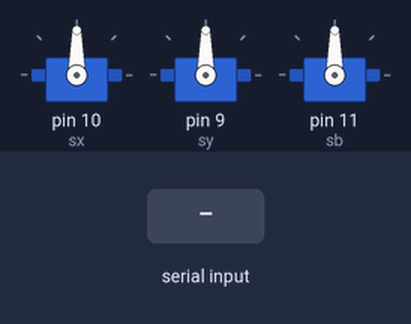
A sketch run on a simulated Arduino Uno, built with avr-gcc and run on an emulated ATmega328P. Parts: 3 × servo. The test bench sets the inputs (shaded band).

Above: at 1.2 s.
1.3 s: "down\n" received over Serial
At 2.5 s:
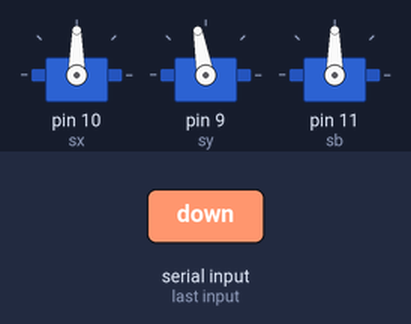
2.8 s: "right\n" received over Serial
At 3.7 s:
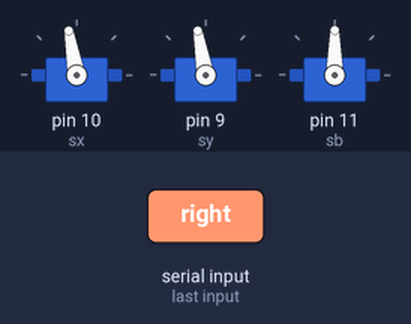
4.3 s: "up\n" received over Serial
At 4.7 s:
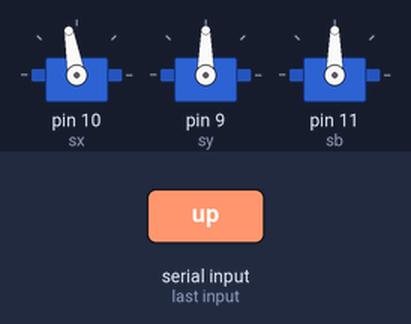
5.8 s: "close\n" received over Serial
At 7.0 s:
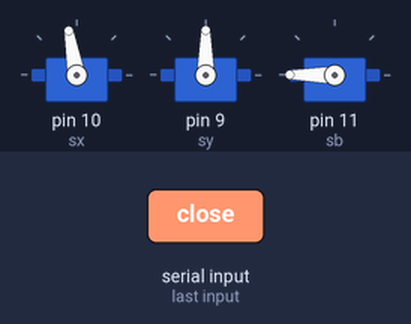
7.3 s: "left\n" received over Serial
At 8.3 s:
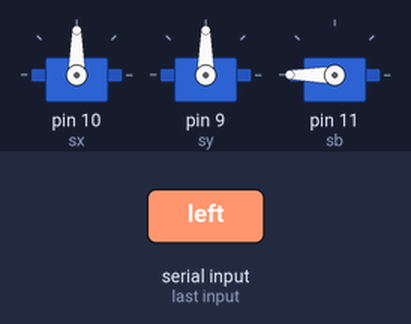
8.8 s: "open\n" received over Serial
At 9.4 s:
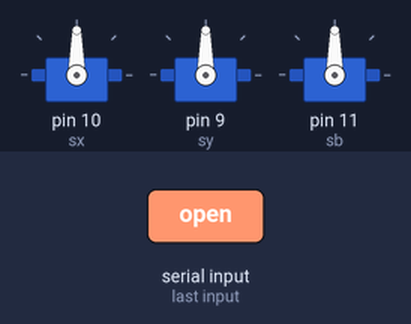
Timing chart, 0 to 11.3 s (numbered marks = the images above; inputs shaded):
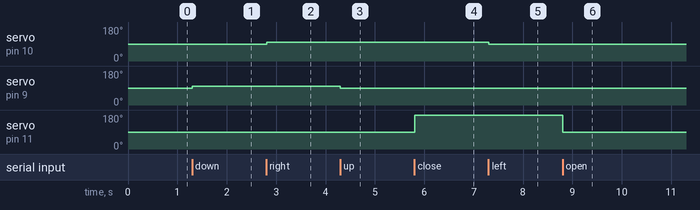

The sketch:

keyboardarm.ino
```cpp
#include <Servo.h>


Servo sx;
Servo sy;
Servo sb;
int px = 90;
int py = 90;

void setup() {
  Serial.begin(9600);
  sx.attach(10);
  sy.attach(9);
  sb.attach(11);


}

void loop() {
  if(px > 180) px = 180;
  else if(px < 0) px = 0;
  if(py > 180) py = 180;
  else if(py < 0) py = 0;

  sx.write(px);
  sy.write(py);
  if (Serial.available()) {
    String command = Serial.readStringUntil('\n');
    if (command == "up") {
      py -=10;

    }
    else if (command == "down") {
      py +=10;

    }
    else if (command == "left") {
      px -=10;

    }
    else if (command == "right") {
      px+=10;

    }
    else if(command == "open"){
      sb.write(90);
    }
    else if (command == "close"){
      sb.write(180);
    }
  }
}
```

Measured:
- after the input at 1.3 s, servo on pin 9 (sy): 90° → 100° at once
- after the input at 2.8 s, servo on pin 10 (sx): 90° → 100° at once
- after the input at 4.3 s, servo on pin 9 (sy): 100° → 90° at once
- after the input at 5.8 s, servo on pin 11 (sb): 90° → 180° at once
- after the input at 7.3 s, servo on pin 10 (sx): 100° → 90° at once
- after the input at 8.8 s, servo on pin 11 (sb): 180° → 90° at once
